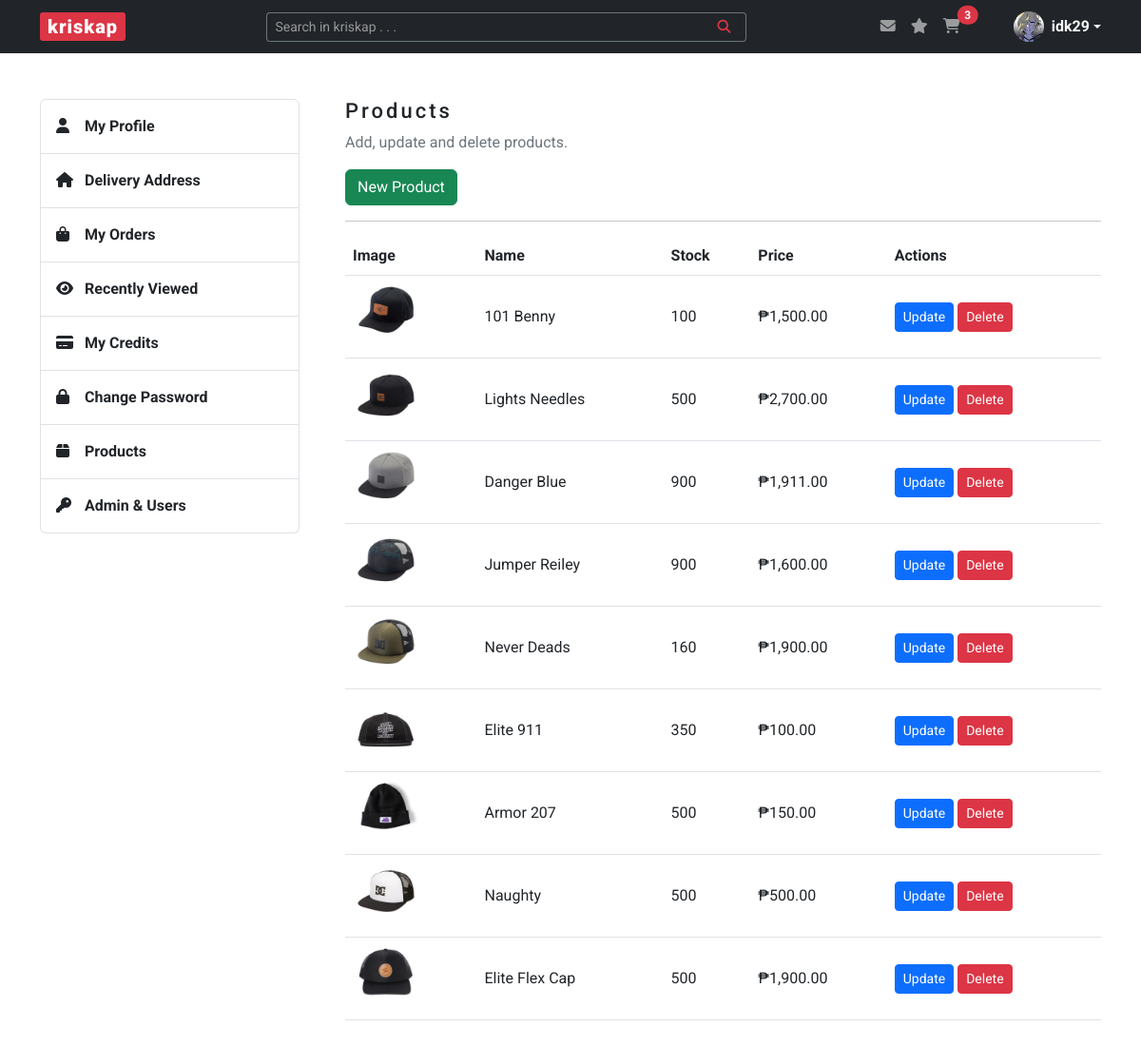
The page /product (signed in) on the database as committed earlier.
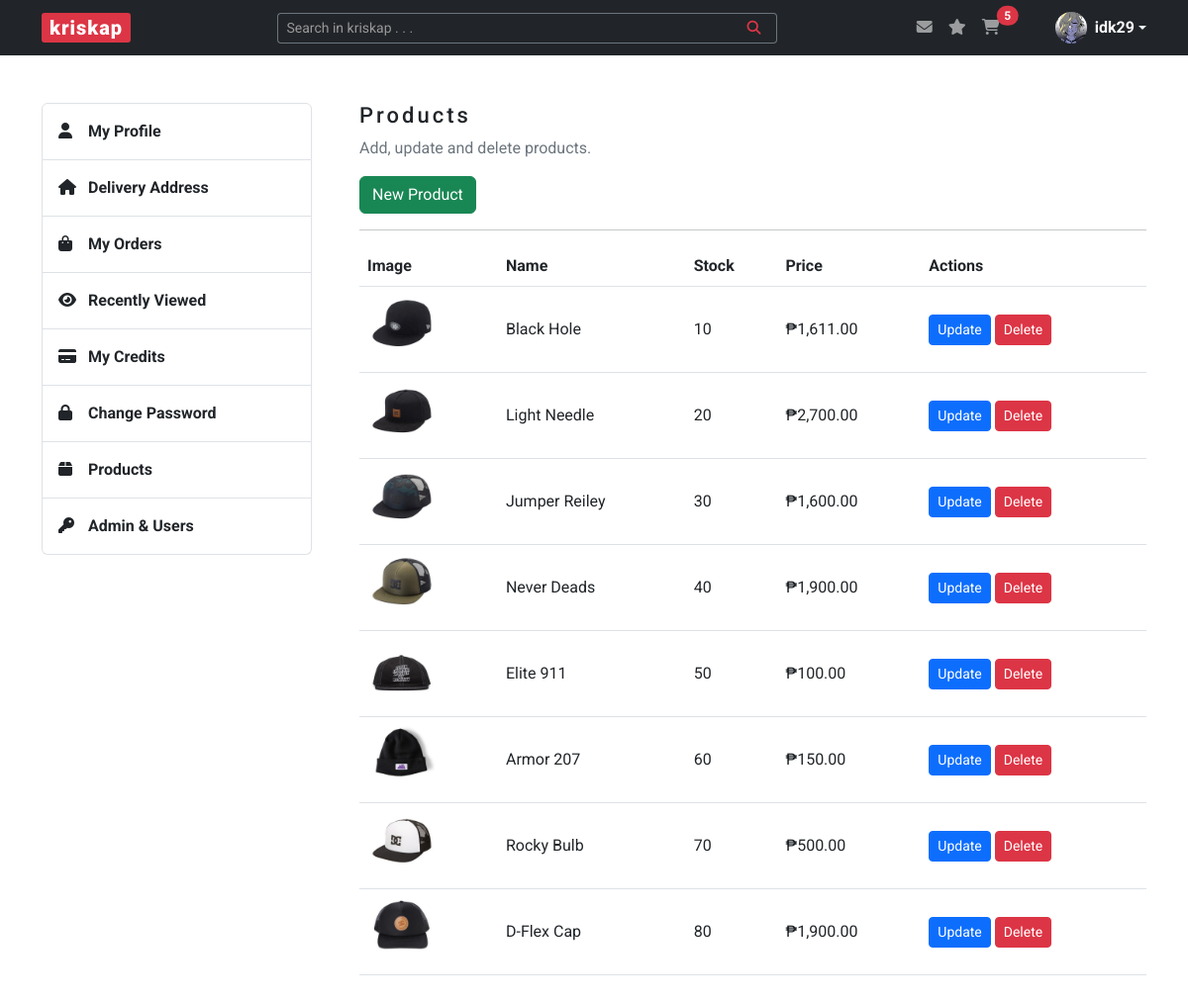
The same page on the database as committed later.
### kriskap/models.py (models this page shows)
class Product(db.Model):
    __tablename__ = "products"
    id = db.Column(db.Integer, primary_key=True)
    name = db.Column(db.String(60), unique=True, nullable=False)
    stock = db.Column(db.Integer, nullable=False)
    price = db.Column(db.Integer, nullable=False)
    image_file = db.Column(db.String(250), nullable=False)
    carts = relationship("Cart", back_populates="parent_product")

### kriskap/products/routes.py (the view)
@products.route("/product")
@login_required
@admin_only
def product():
    form = ProductForm()
    products = Product.query.order_by(desc("id")).all()
    return render_template(
        "product.html", title="Products", products=products, form=form
    )

### kriskap/products/forms.py (shortened to what this page needs)
class ProductForm(FlaskForm):
    name = StringField("Name", validators=[DataRequired(), Length(min=5, max=60)])
    stock = IntegerField("Stock")
    price = FloatField("Price")
    image_f = FileField(
        "Image",
        validators=[DataRequired(), FileAllowed(["jpg", "png", "jpeg", "webp"])],
    )
    submit = SubmitField("Submit")

### kriskap/models.py (called while the page is built)
@login_manager.user_loader
def load_user(user_id):
    return User.query.get(int(user_id))

### kriskap/users/utils.py (called while the page is built)
def admin_only(f):
    @wraps(f)
    def decorated_function(*args, **kwargs):
        if current_user.user_type != "admin":
            return abort(403)
        return f(*args, **kwargs)
    return decorated_function

### kriskap/templates/product.html (shortened to what this page needs)
{% extends "base.html" %}
{% block content %}
    <div id="account-login" class="content-section mb-5">
        <div class="row justify-content-between">
            {% include "aside.html" %}
            <section class="col-lg-9 ps-lg-5">
                <h3>Products</h3>
                <p class="text-secondary">Add, update and delete products.</p>
                <a href="{{ url_for('products.new_product') }}" class="btn btn-success">New Product</a>
                <hr>
                <table class="table">
                    <thead>
                      <tr>
                        <th scope="col">Image</th>
                        <th scope="col">Name</th>
                        <th scope="col">Stock</th>
                        <th scope="col">Price</th>
                        <th scope="col">Actions</th>
                      </tr>
                    </thead>
                    <tbody>
                    {% for product in products %}
                            <tr class="align-middle">
                                <td><img width="70px" src="{{ url_for('static', filename='img/product_pics/' + product.image_file) }}" alt="Image Preview" class="image_view"></td>
                                <td>{{ product.name }}</td>
                                <td>{{ product.stock }}</td>
                                <td>{{ "₱{:,.2f}".format(product.price) }}</td>
                                <td>
                                <a href="{{ url_for('products.update_product', product_id=product.id) }}" class="btn btn-primary btn-sm">Update</a>
                                    <a href="#deleteModal{{ product.id }}" class="btn btn-danger btn-sm" data-bs-toggle="modal">Delete</a>
                                </td>
                            </tr>
                    {% endfor %}
                    </tbody>
                  </table>
            </section>
        </div>
    </div>
{% endblock %}

### kriskap/templates/base.html (shortened to what this page needs)
<!DOCTYPE html>
<html lang="en">
<head>
    <link rel="stylesheet" href="https://cdn.jsdelivr.net/npm/bootstrap@5.3.0-alpha1/dist/css/bootstrap.min.css">
    <link rel="stylesheet" href="{{ url_for('static', filename='css/styles.css') }}">
</head>
<body>
    <header>
        <nav class="navbar navbar-expand-lg navbar-dark bg-dark">
            <div class="container">
                <a class="navbar-brand px-2 py-0" href="{{ url_for('main.home') }}">kriskap</a>
                <div class="collapse navbar-collapse" id="navbarSupportedContent">
                    <form class="d-flex ms-auto form-search w-50" role="search">
                        <div class="input-group input-group-sm">
                            <input type="text" class="form-control text-bg-dark border-secondary border-end-0" placeholder="Search in kriskap . . ." aria-label="Search in kriskap . . ." aria-describedby="button-addon">
                            <button class="btn btn-outline-danger border-start-0 border-secondary" type="button" id="button-addon"><i class="fa-solid fa-magnifying-glass px-2"></i></button>
                        </div>
                    </form>
                    <ul class="navbar-nav ms-auto mb-2 mb-lg-0 notification-cart">
                        <li class="nav-item">
                            <a href="" class="nav-link position-relative d-inline-block">
                                <i class="fa-solid fa-envelope"></i>
                            </a>
                        </li>
                        <li class="nav-item">
                            <a href="" class="nav-link d-inline-block">
                                <i class="fa-solid fa-star"></i>
                            </a>
                        </li>
                        <li class="nav-item me-5">
                            <a href="{{ url_for('carts.view_cart') }}" class="nav-link position-relative d-inline-block">
                                <i class="fa-solid fa-cart-shopping"></i>
                                {% if current_user.is_authenticated %}
                                    <span id="cartTotal" class="position-absolute start-100 translate-middle badge rounded-pill bg-danger">
                                        {% set items = [] %}
                                        {{ items | sum }}
                                    </span>
                                {% endif %}
                            </a>
                        </li>
                        {% if current_user.is_authenticated %}
                        <li class="dropdown d-flex align-items-center">
                            <a href="#" class="d-flex align-items-center text-light text-decoration-none dropdown-toggle" data-bs-toggle="dropdown" aria-expanded="false">
                                <img src="{{ url_for('static', filename='img/profile_pics/' + current_user.image_file) }}" alt="" width="32" height="32" class="rounded-circle me-2">
                                <strong>{{ current_user.username }}</strong>
                            </a>
                        </li>
                        {% endif %}
                    </ul>
                </div>
            </div>
        </nav>
    </header>
    <main class="container mt-5">
        {% block content %} {% endblock %}
    </main>
</body>
</html>

Rows that differ between the two databases and show on the page:
removed Product: image_file (picture), name "101 Benny", stock "100", price "₱1,500.00"
removed Product: image_file (picture), name "Danger Blue", stock "900", price "₱1,911.00"
added Product: image_file (picture), name "Black Hole", stock "10", price "₱1,611.00"
changed Product: name "Lights Needles" → "Light Needle"; stock "500" → "20"
changed Product "Jumper Reiley": stock "900" → "30"
changed Product "Never Deads": stock "160" → "40"
changed Product "Elite 911": stock "350" → "50"
changed Product "Armor 207": stock "500" → "60"
changed Product: name "Naughty" → "Rocky Bulb"; stock "500" → "70"
changed Product: name "Elite Flex Cap" → "D-Flex Cap"; stock "500" → "80"
Other text that changed with them:
{{ items | sum }}: "3" → "5"
